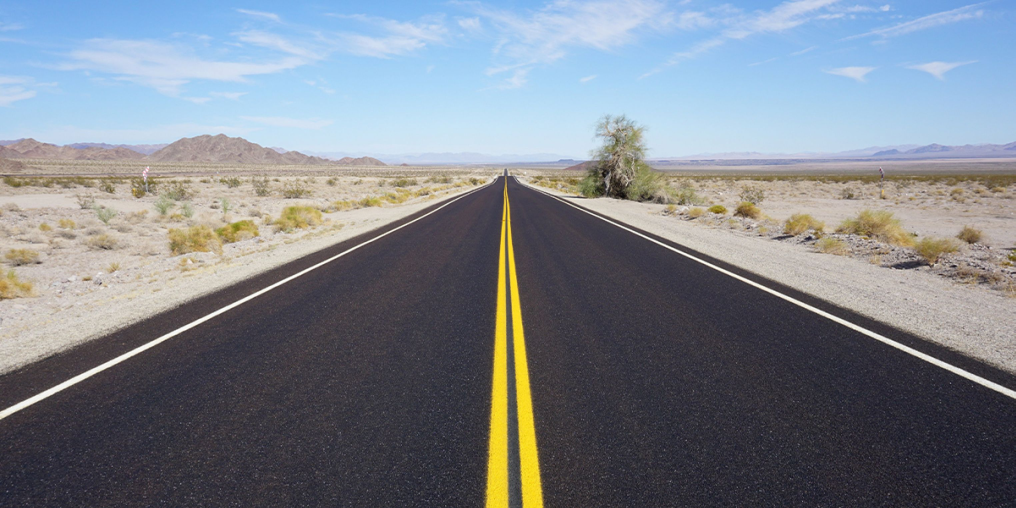
#> input picture 01_Lane_Detection/images/image.jpg, 3046 x 1524 px, found by its file name (shown at 1/3 size)
$ jupyter execute --allow-errors notes.ipynb
#> lines starting #> are read from the running program, lines starting #| are printed output that depends on the picture; after the words box and inside, x2 and y2 are one past the last pixel; in counts of white or black regions, pixels touching at a corner belong together; long printed decimals are rounded
[cell 1]
import cv2
import matplotlib.pyplot as plt

image = cv2.imread('images\image.jpg')
#> image is the input picture: shape (1524, 3046, 3); mean B, G, R 139, 131.1, 125.2
image_rgb = cv2.cvtColor(image, cv2.COLOR_BGR2RGB)
gray = cv2.cvtColor(image, cv2.COLOR_BGR2GRAY)
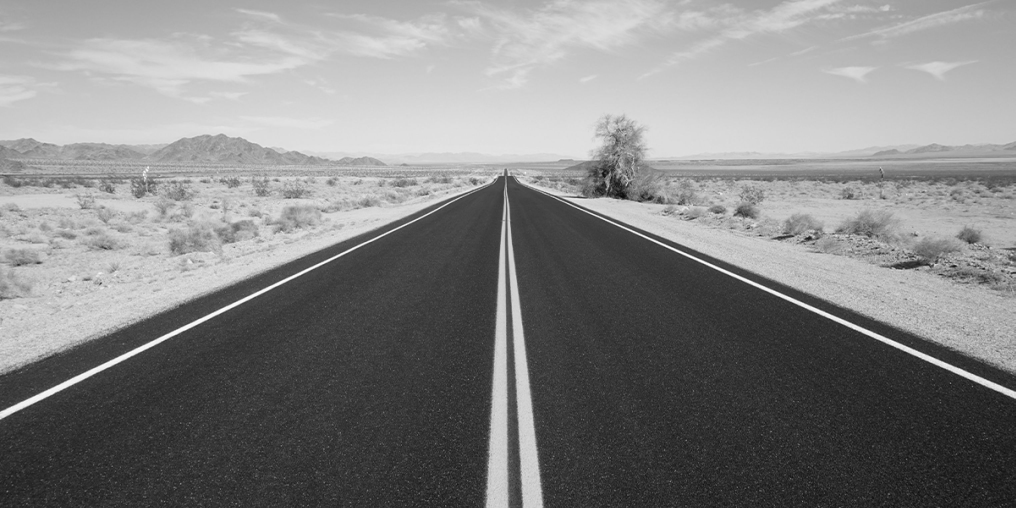
#> gray: shape (1524, 3046) (shown at 1/3 size); min 1, max 255, mean 130.2
blur = cv2.GaussianBlur(gray, (5,5), 0)
edges = cv2.Canny(blur, 50, 150)
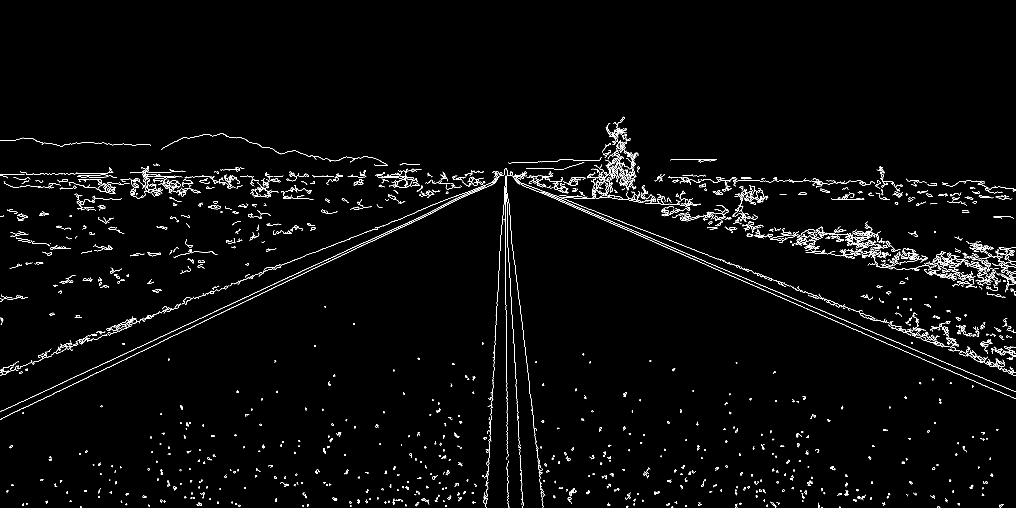
#> edges: shape (1524, 3046) (shown at 1/3 size); 1.6% white in thin lines or dots, all inside (x1, y1, x2, y2) = (0, 350, 3046, 1524)

plt.imshow(edges, cmap='gray')
plt.axis("off")
plt.show()

print(edges.shape)
#| (1524, 3046)
print(edges.dtype)
#| uint8
print(edges.min())
#| 0
print(edges.max())
#| 255

[cell 2]
height = edges.shape[0]
#> height = 1524
width = edges.shape[1]
#> width = 3046

print(height, width)
#| 1524 3046

[cell 3]
import numpy as np

mask = np.zeros_like(edges)

[cell 4]
polygon = np.array([
[
    (0, int(height*0.80)),
    (0, height),
    (width, height),
    (width, int(height*0.75)),
    (width//2, int(height*0.34))
]
])

[cell 5]
cv2.fillPoly(mask, polygon, 255)
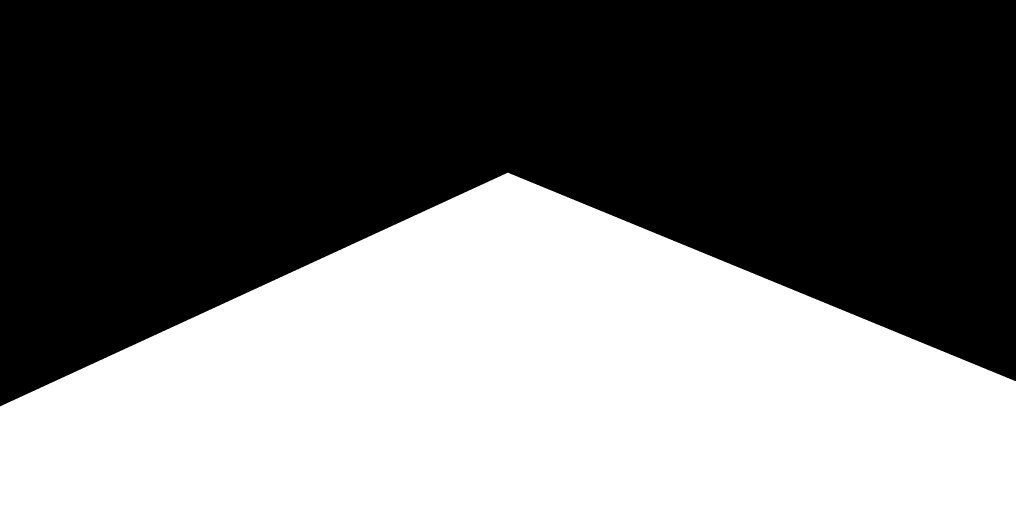
#> mask: shape (1524, 3046) (shown at 1/3 size); 44.3% white; 1 white region, box (x1, y1, x2, y2) and area: (0, 518, 3046, 1524) 2054177

[cell 6]
plt.figure(figsize=(10,6))
plt.imshow(mask, cmap='gray')
plt.axis("off")
plt.show()

[cell 7]
cropped = cv2.bitwise_and(edges, mask)
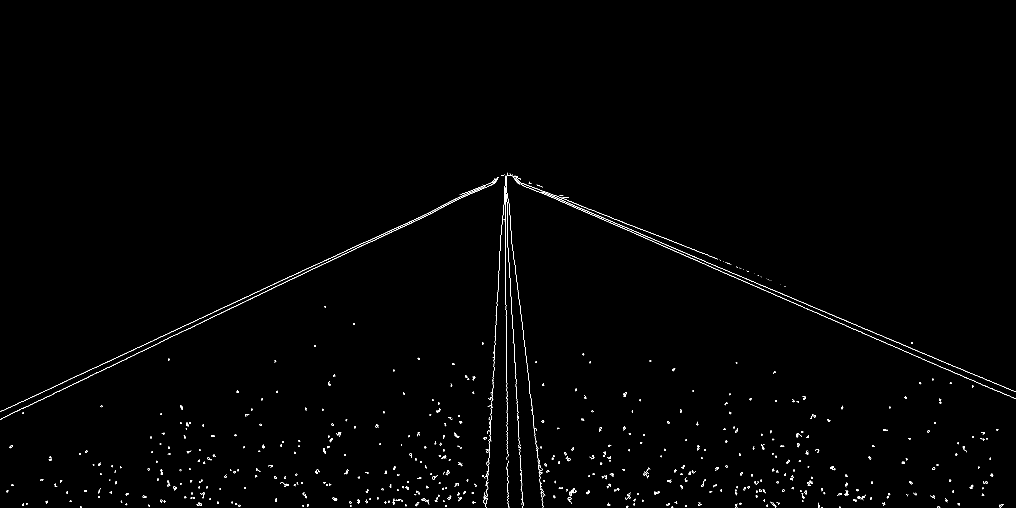
#> cropped: shape (1524, 3046) (shown at 1/3 size); 0.51% white in thin lines or dots, all inside (x1, y1, x2, y2) = (0, 518, 3046, 1524)

[cell 8]
plt.figure(figsize=(10,6))
plt.imshow(cropped, cmap='gray')
plt.axis("off")
plt.show()

[cell 9]
lines = cv2.HoughLinesP(
    cropped,
    rho=2,
    theta=np.pi/180,
    threshold=100,
    minLineLength=40,
    maxLineGap=5
)
#> lines = 72 rows, first 6: [1625, 575, 1985, 728], [224, 1131, 663, 926], [328, 1101, 505, 1015], [770, 888, 947, 802], [1573, 1028, 1588, 1158], [1484, 1056, 1487, 981]
#> (the rest of this cell did not finish here and is left out)

[cell 10]
print(type(lines))
#| <class 'numpy.ndarray'>
print(lines.shape)
#| (72, 1, 4)

[cell 11]
line_image = np.zeros_like(image)

for line in lines:
    x1, y1, x2, y2 = line[0]

    cv2.line(
        line_image,
        (x1,y1),
        (x2,y2),
        (0,255,0),
        5
        )
#> this loop made 72 passes
#> (x1, y1, x2, y2) on passes 1 to 12: (1625, 575, 1985, 728), (224, 1131, 663, 926), (328, 1101, 505, 1015), (770, 888, 947, 802), (1573, 1028, 1588, 1158), (1484, 1056, 1487, 981), (1520, 590, 1522, 639), (1704, 602, 1835, 653), (122, 1200, 326, 1101), (1515, 833, 1515, 659), (1531, 860, 1534, 911), (2754, 1071, 2964, 1161)
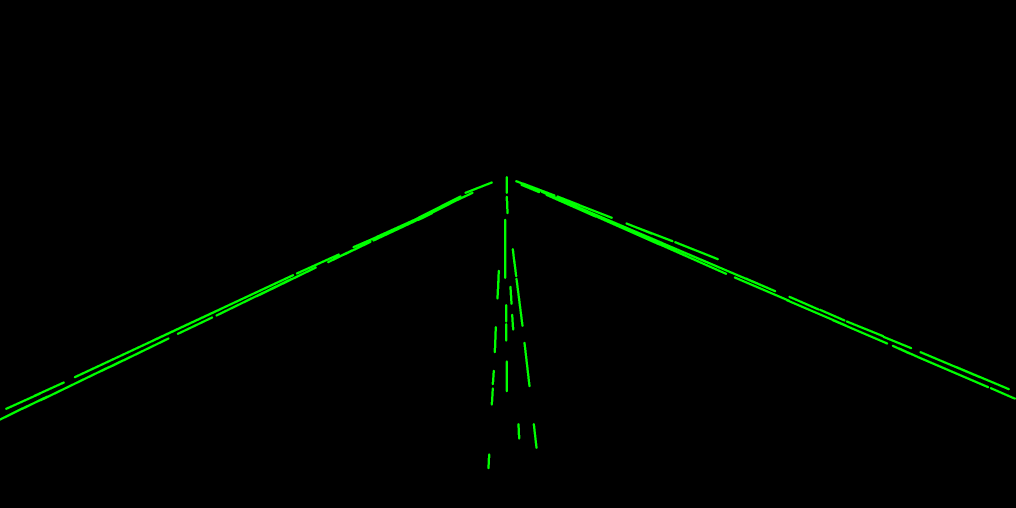
#> line_image: shape (1524, 3046, 3) (shown at 1/3 size); mean of channels 0, 1, 2 0, 3, 0; drawn as B, G, R

[cell 12]
plt.figure(figsize=(12,6))

plt.imshow(cv2.cvtColor(line_image, cv2.COLOR_BGR2RGB))

plt.axis("off")

plt.show()

[cell 13]
for line in lines:

    x1, y1, x2, y2 = line[0]

    if x1 == x2:
        print("Vertical")
        continue

    slope = (y2-y1) / (x2-x1)

    print(round(slope,2))
#> this loop made 72 passes
#> (x1, y1, x2, y2, slope) on passes 1, 2, 3, 4, 5, 6, 7, 8, 9, 11, 12, 13: (1625, 575, 1985, 728, 0.425), (224, 1131, 663, 926, -0.467), (328, 1101, 505, 1015, -0.486), (770, 888, 947, 802, -0.486), (1573, 1028, 1588, 1158, 8.67), (1484, 1056, 1487, 981, -25), (1520, 590, 1522, 639, 24.5), (1704, 602, 1835, 653, 0.389), (122, 1200, 326, 1101, -0.485), (1531, 860, 1534, 911, 17), (2754, 1071, 2964, 1161, 0.429), (1334, 617, 1417, 578, -0.47)
#> (x1, y1, x2, y2) on passes 10, 30, 33, 41: (1515, 833, 1515, 659), (1520, 578, 1520, 531), (1518, 972, 1518, 1021), (1520, 1173, 1520, 1084)
#| 0.42
#| -0.47
#| -0.49
#| -0.49
#| 8.67
#| -25.0
#| 24.5
#| 0.39
#> (further printed lines are left out)

[cell 14]
left_lines = []
right_lines = []

for line in lines:
    x1, y1, x2, y2 = line[0]

    if x1 == x2:
        continue

    slope = (y2-y1) / (x2-x1)

    if -1 < slope < -0.3:
        left_lines.append(line[0])

    elif 0.3 < slope < 1:
        right_lines.append(line[0])

print("Left:", len(left_lines))
#| Left: 24
print("Right:", len(right_lines))
#| Right: 28

[cell 15]
lane_debug = np.zeros_like(image)

for x1, y1, x2, y2 in left_lines:

    cv2.line(
        lane_debug,
        (x1, y1),
        (x2, y2),
        (255, 0, 0),
        3
    )
#> this loop made 24 passes
#> (x1, y1, x2, y2) on passes 1 to 12: (224, 1131, 663, 926), (328, 1101, 505, 1015), (770, 888, 947, 802), (122, 1200, 326, 1101), (1334, 617, 1417, 578), (1030, 764, 1111, 725), (461, 1020, 879, 825), (1128, 711, 1263, 650), (890, 820, 1016, 763), (103, 1187, 191, 1147), (1247, 657, 1381, 589), (533, 1001, 636, 952)
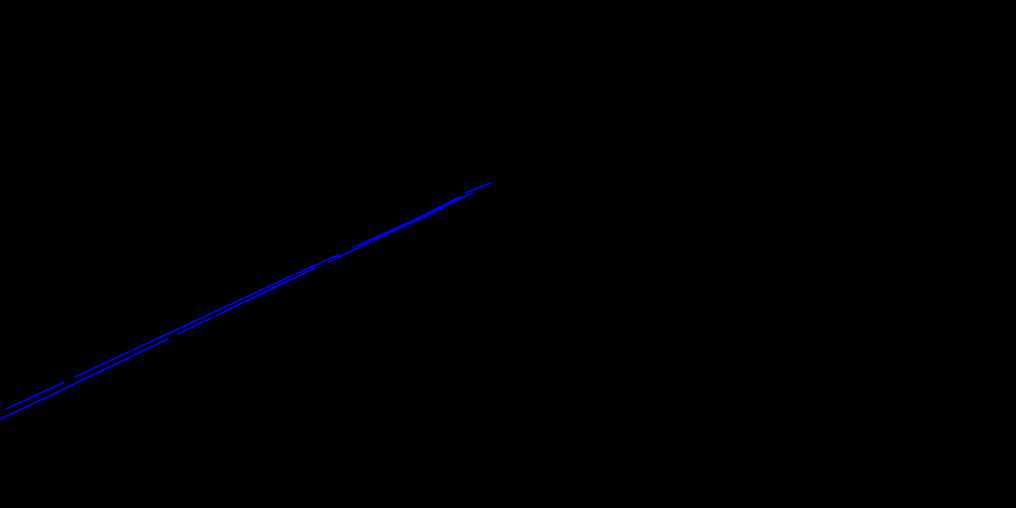
#> lane_debug: shape (1524, 3046, 3) (shown at 1/3 size); mean of channels 0, 1, 2 0.8, 0, 0; drawn as B, G, R

for x1, y1, x2, y2 in right_lines:

    cv2.line(
        lane_debug,
        (x1, y1),
        (x2, y2),
        (0, 255, 0),
        3
    )
#> this loop made 28 passes
#> (x1, y1, x2, y2) on passes 1 to 12: (1625, 575, 1985, 728), (1704, 602, 1835, 653), (2754, 1071, 2964, 1161), (1851, 676, 2178, 821), (1962, 719, 2325, 873), (2498, 960, 2661, 1030), (1709, 611, 2151, 799), (2761, 1056, 2939, 1131), (1639, 584, 1786, 649), (2025, 726, 2153, 777), (2204, 832, 2367, 902), (1548, 543, 1627, 573)

[cell 16]
plt.figure(figsize=(12,6))

plt.imshow(cv2.cvtColor(lane_debug, cv2.COLOR_BGR2RGB))

plt.axis("off")
plt.show()
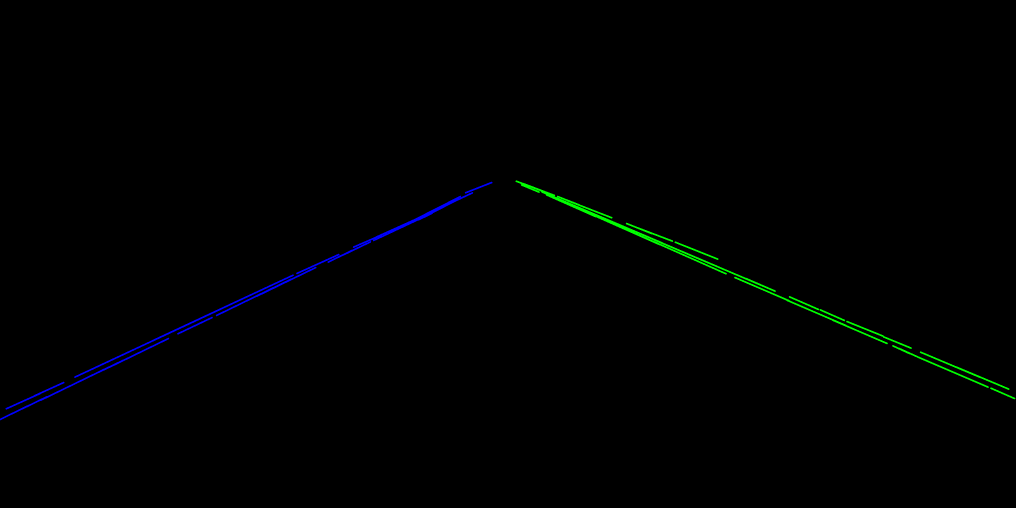
#> shown: shape (1524, 3046, 3) (shown at 1/3 size); mean R, G, B 0, 1, 0.8

[cell 17]
left_fit = []

for x1, y1, x2, y2 in left_lines:

    fit = np.polyfit(
        (x1, x2),
        (y1, y2),
        1
    )

    left_fit.append(fit)

left_avg = np.average(left_fit, axis=0)

print("Left Avg:", left_avg)
#| Left Avg: [-4.73814011e-01  1.24757395e+03]

[cell 18]
right_fit = []

for x1, y1, x2, y2 in right_lines:

    fit = np.polyfit(
        (x1, x2),
        (y1, y2),
        1
    )

    right_fit.append(fit)

right_avg = np.average(right_fit, axis=0)

print("Right Avg:", right_avg)
#| Right Avg: [   0.4203 -108.119]

[cell 19]
def make_coordinates(image, line_parameters):

    slope, intercept = line_parameters

    all_y = []

    for x1, y1, x2, y2 in left_lines + right_lines:
        all_y.extend([y1, y2])
#> this loop made 52 passes

    y1 = max(all_y)
    y2 = min(all_y)

    x1 = int((y1 - intercept)/slope)
    x2 = int((y2 - intercept)/slope)

    return np.array([x1, y1, x2, y2])

[cell 20]
left_line = make_coordinates(image, left_avg)

right_line = make_coordinates(image, right_avg)
#> the loop in make_coordinates (call 2), `for x1, y1, x2, y2 in left_lines + right_lines:` made 52 passes

print(left_line)
#| [ -22 1258 1487  543]
print(right_line)
#| [3250 1258 1549  543]

[cell 21]
lane_image = np.zeros_like(image)

cv2.line(
    lane_image,
    (left_line[0], left_line[1]),
    (left_line[2], left_line[3]),
    (255, 0, 0),
    10
)

cv2.line(
    lane_image,
    (right_line[0], right_line[1]),
    (right_line[2], right_line[3]),
    (0, 255, 0),
    10
)
print()

[cell 22]
plt.figure(figsize=(12,6))

plt.imshow(cv2.cvtColor(lane_image, cv2.COLOR_BGR2RGB))

plt.axis("off")

plt.show()

[cell 23]
combo = cv2.addWeighted(
    image,
    0.8,
    lane_image,
    1,
    0
)
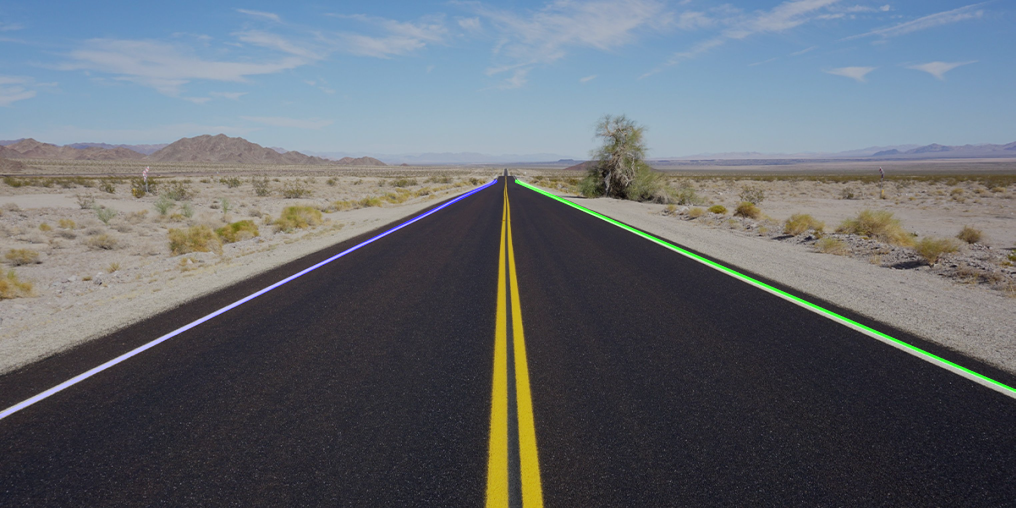
#> combo: shape (1524, 3046, 3) (shown at 1/3 size); mean B, G, R 111.6, 105.5, 100.1

[cell 24]
plt.figure(figsize=(12,6))
plt.imshow(cv2.cvtColor(combo, cv2.COLOR_BGR2RGB))
plt.axis("off")
plt.show()

[cell 25]
left_bottom_x = left_line[0]
right_bottom_x = right_line[0]
lane_center = (left_bottom_x + right_bottom_x) // 2
vehicle_center = image.shape[1] // 2

[cell 26]
offset = vehicle_center - lane_center
cv2.circle(
    combo,
    (lane_center, image.shape[0]-100),
    15,
    (0,255,255),
    -1
)
cv2.circle(
    combo,
    (vehicle_center, image.shape[0]-100),
    15,
    (255,0,255),
    -1
)
plt.figure(figsize=(12,6))
plt.imshow(cv2.cvtColor(combo, cv2.COLOR_BGR2RGB))
plt.axis("off")
plt.show()
